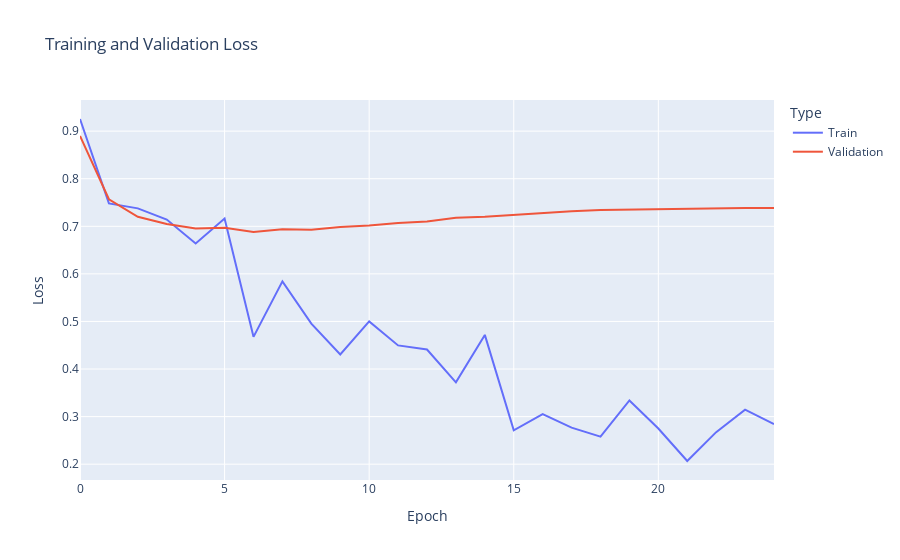

The notebook cell this image was saved under:
### Code cell
# Combine train and val losses into a single plot
loss_df = pd.DataFrame({
    'Epoch': list(range(len(train_losses))) + list(range(len(val_losses))),
    'Loss': train_losses + val_losses,
    'Type': ['Train'] * len(train_losses) + ['Validation'] * len(val_losses)
})

px.line(loss_df, x='Epoch', y='Loss', color='Type', 
        title='Training and Validation Loss', 
        labels={'Loss': 'Loss', 'Epoch': 'Epoch'}).show()

### Figure 1 — Plotly figure (JSON) as saved in the notebook; plotly's stock layout.template omitted (floating-point values rounded to 4 significant figures)
{"data": [{"hovertemplate": "Type=Train<br>Epoch=%{x}<br>Loss=%{y}<extra></extra>", "legendgroup": "Train", "line": {"color": "#636efa", "dash": "solid"}, "marker": {"symbol": "circle"}, "mode": "lines", "name": "Train", "orientation": "v", "showlegend": true, "type": "scatter", "x": [0, 1, 2, 3, 4, 5, 6, 7, 8, 9, 10, 11, 12, 13, 14, 15, 16, 17, 18, 19, 20, 21, 22, 23, 24], "xaxis": "x", "y": [0.9255, 0.7481, 0.7377, 0.7142, 0.6638, 0.7163, 0.4677, 0.5842, 0.4956, 0.4306, 0.5001, 0.4497, 0.441, 0.372, 0.4717, 0.2712, 0.3053, 0.2768, 0.258, 0.334, 0.275, 0.2067, 0.2673, 0.3146, 0.2844], "yaxis": "y"}, {"hovertemplate": "Type=Validation<br>Epoch=%{x}<br>Loss=%{y}<extra></extra>", "legendgroup": "Validation", "line": {"color": "#EF553B", "dash": "solid"}, "marker": {"symbol": "circle"}, "mode": "lines", "name": "Validation", "orientation": "v", "showlegend": true, "type": "scatter", "x": [0, 1, 2, 3, 4, 5, 6, 7, 8, 9, 10, 11, 12, 13, 14, 15, 16, 17, 18, 19, 20, 21, 22, 23, 24], "xaxis": "x", "y": [0.89, 0.7568, 0.72, 0.705, 0.6952, 0.697, 0.6882, 0.6936, 0.6925, 0.6987, 0.7018, 0.7071, 0.7101, 0.7181, 0.7203, 0.7245, 0.7274, 0.7318, 0.7343, 0.7353, 0.7365, 0.7375, 0.7379, 0.7382, 0.7383], "yaxis": "y"}], "layout": {"legend": {"title": {"text": "Type"}, "tracegroupgap": 0}, "title": {"text": "Training and Validation Loss"}, "xaxis": {"anchor": "y", "domain": [0, 1], "title": {"text": "Epoch"}}, "yaxis": {"anchor": "x", "domain": [0, 1], "title": {"text": "Loss"}}}}
